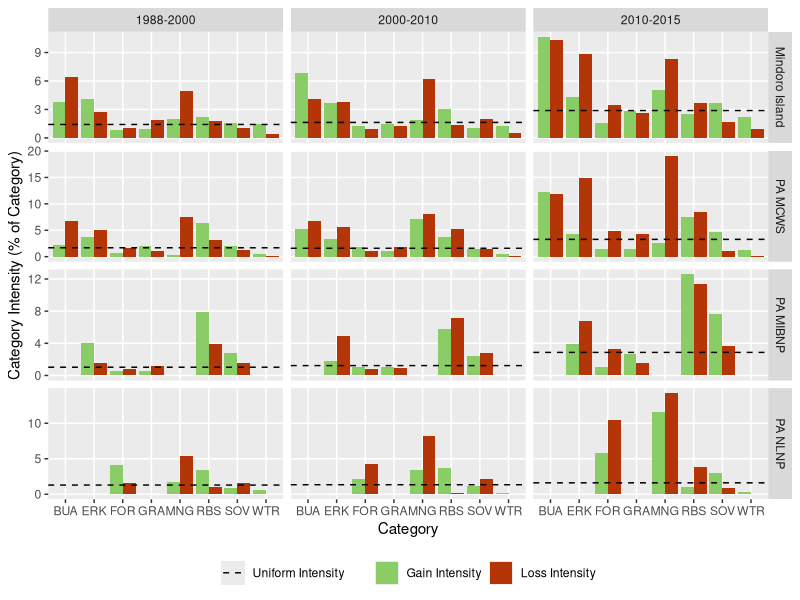

Reproduce this figure in R.
# Script Description --------------------
# This R script generates barplots using ggplot2 package to visualise the category level
# intensity analysis of changes in Mindoro Island, Philippines derived from land cover
# classification of Landsat data for three time-intervals: 1988-2000, 2000-2010, and
# 2010-2015. Intensity analysis was calculated using an Excel spreadsheet with a VBA macro
# (see https://sites.google.com/site/intensityanalysis/). The domain of analysis is
# Mindoro Island. 
#
# Script By:      Jose Don T De Alban
# Date Created:   13 Mar 2018
# Last Modified:  17 Aug 2019

# Set Working Directory -------------------
setwd("/Users/dondealban/Dropbox/Research/Mindoro/intensity analysis/")

# Load Libraries --------------------------
library(tidyverse)
library(readxl)

# Read Input Data -------------------------

# Read interval level XLSX data file, convert to data frame, and store into variable
dfMINDRg <- as.data.frame(read_excel("Category_Level_Intensity_Analysis_ALL.xlsx", sheet="Gain_Mindoro"))
dfMINDRl <- as.data.frame(read_excel("Category_Level_Intensity_Analysis_ALL.xlsx", sheet="Loss_Mindoro"))
dfMCWSg  <- as.data.frame(read_excel("Category_Level_Intensity_Analysis_ALL.xlsx", sheet="Gain_MCWS"))
dfMCWSl  <- as.data.frame(read_excel("Category_Level_Intensity_Analysis_ALL.xlsx", sheet="Loss_MCWS"))
dfMIBNPg <- as.data.frame(read_excel("Category_Level_Intensity_Analysis_ALL.xlsx", sheet="Gain_MIBNP"))
dfMIBNPl <- as.data.frame(read_excel("Category_Level_Intensity_Analysis_ALL.xlsx", sheet="Loss_MIBNP"))
dfNLNPg  <- as.data.frame(read_excel("Category_Level_Intensity_Analysis_ALL.xlsx", sheet="Gain_NLNP"))
dfNLNPl  <- as.data.frame(read_excel("Category_Level_Intensity_Analysis_ALL.xlsx", sheet="Loss_NLNP"))

# Clean and Subset Data -------------------

# 1. Select columns: include all columns except Category ID
subMINDRg <- subset(dfMINDRg, select=c(1,3:11))
subMINDRl <- subset(dfMINDRl, select=c(1,3:11))
subMCWSg  <- subset(dfMCWSg, select=c(1,3:11))
subMCWSl  <- subset(dfMCWSl, select=c(1,3:11))
subMIBNPg <- subset(dfMIBNPg, select=c(1,3:11)) 
subMIBNPl <- subset(dfMIBNPl, select=c(1,3:11))
subNLNPg  <- subset(dfNLNPg, select=c(1,3:11)) 
subNLNPl  <- subset(dfNLNPl, select=c(1,3:11))

# *Remove classes: MNG, BUA, WTR for this domain of analysis
# Mts Iglit-Baco National Park
remove.list1 <- paste(c("MNG","BUA","WTR"), collapse='|')
subMIBNPg <- subMIBNPg %>% filter(!grepl(remove.list1, subMIBNPg$Category_Name))
subMIBNPl <- subMIBNPl %>% filter(!grepl(remove.list1, subMIBNPl$Category_Name))
# Naujan Lake National Park
remove.list2 <- paste(c("GRA","BUA","ERK"), collapse='|')
subNLNPg <- subNLNPg %>% filter(!grepl(remove.list2, subNLNPg$Category_Name))
subNLNPl <- subNLNPl %>% filter(!grepl(remove.list2, subNLNPl$Category_Name))

# 2. Add Change Type column
# Mindoro Island
type1a <- rep("Gain", nrow(subMINDRg))
type2a <- rep("Loss", nrow(subMINDRl))
site1a <- rep("Mindoro Island", nrow(subMINDRg))
site2a <- rep("Mindoro Island", nrow(subMINDRl))
subMINDRg <- cbind(subMINDRg, type1a, site1a)
subMINDRl <- cbind(subMINDRl, type2a, site2a)
# Mt Calavite Wildlife Sanctuary
type1b <- rep("Gain", nrow(subMCWSg))
type2b <- rep("Loss", nrow(subMCWSl))
site1b <- rep("PA MCWS", nrow(subMCWSg))
site2b <- rep("PA MCWS", nrow(subMCWSl))
subMCWSg <- cbind(subMCWSg, type1b, site1b)
subMCWSl <- cbind(subMCWSl, type2b, site2b)
# Mts Iglit-Baco National Park
type1c <- rep("Gain", nrow(subMIBNPg))
type2c <- rep("Loss", nrow(subMIBNPl))
site1c <- rep("PA MIBNP", nrow(subMIBNPg))
site2c <- rep("PA MIBNP", nrow(subMIBNPl))
subMIBNPg <- cbind(subMIBNPg, type1c, site1c)
subMIBNPl <- cbind(subMIBNPl, type2c, site2c)
# Naujan Lake National Park
type1d <- rep("Gain", nrow(subNLNPg))
type2d <- rep("Loss", nrow(subNLNPl))
site1d <- rep("PA NLNP", nrow(subNLNPg))
site2d <- rep("PA NLNP", nrow(subNLNPl))
subNLNPg <- cbind(subNLNPg, type1d, site1d)
subNLNPl <- cbind(subNLNPl, type2d, site2d)

# 3. Reorder columns before renaming
subMINDRg <- subMINDRg[,c(1:2,11,12,3:10)]
subMINDRl <- subMINDRl[,c(1:2,11,12,3:10)]
subMCWSg  <- subMCWSg[,c(1:2,11,12,3:10)]
subMCWSl  <- subMCWSl[,c(1:2,11,12,3:10)]
subMIBNPg <- subMIBNPg[,c(1:2,11,12,3:10)]
subMIBNPl <- subMIBNPl[,c(1:2,11,12,3:10)]
subNLNPg  <- subNLNPg[,c(1:2,11,12,3:10)]
subNLNPl  <- subNLNPl[,c(1:2,11,12,3:10)]

# 4. Change column names for easier reference
# Note the following description of category level column names
# ColA - Years of Time Interval
# ColB - Category Name
# ColC - Change Type
# ColD - Study Area/Site
# ColE - Observed Annual Loss/Gain [number of elements]
# ColF - Loss/Gain Intensity [percent of t1/t2 category]
# ColG - Uniform Intensity [percent of interval domain]
# ColH - Uniform Annual Loss/Gain [number of elements]
# ColI - Hypothesized Annual Error [number of elements]
# ColJ - Commission Intensity [percent of t1/t2 category]
# ColK - Omission Intensity [percent of t1/t2 category]
# ColL - Hypothesized t1/t2 Error [percent of interval domain]

list <- c("ColA","ColB","ColC","ColD","ColE","ColF","ColG","ColH","ColI","ColJ","ColK","ColL")
colnames(subMINDRg) <- c(list)
colnames(subMINDRl) <- c(list)
colnames(subMCWSg)  <- c(list)
colnames(subMCWSl)  <- c(list)
colnames(subMIBNPg) <- c(list)
colnames(subMIBNPl) <- c(list)
colnames(subNLNPg)  <- c(list)
colnames(subNLNPl)  <- c(list)

# 6. Combine separate Loss and Gain datasets into one dataframe
catALL <- rbind(subMINDRg, subMINDRl, subMCWSg, subMCWSl, subMIBNPg, subMIBNPl, subNLNPg, subNLNPl)

# 7. Replace "Undefined" cells as 0 and convert ColF and ColK to numeric data types
#catALL[catALL=="Undefined"] <- 0
catALL <- transform(catALL, ColF = as.numeric(ColF), ColK = as.numeric(ColK))

# Generate Plots ------------------------

# Plot 1: Gain and Loss Intensities only
plotCAT <- ggplot() + geom_bar(data=catALL, aes(x=ColB, y=ColF, fill=ColC), stat="identity", position=position_dodge())
plotCAT <- plotCAT  + geom_hline(data=catALL, aes(yintercept=ColG, colour="#000000"), linetype="dashed") # Uniform line
plotCAT <- plotCAT  + facet_grid(ColD ~ ColA, scales="free_y")
plotCAT <- plotCAT  + labs(x="Category", y="Category Intensity (% of Category)")
plotCAT <- plotCAT  + scale_fill_manual(values=c("#8acd66","#b43507"), labels=c("Gain Intensity","Loss Intensity"))
plotCAT <- plotCAT  + scale_colour_manual(values=c("#000000"), labels=c("Uniform Intensity"))
plotCAT <- plotCAT  + theme(panel.grid.minor=element_blank())
plotCAT <- plotCAT  + theme(legend.position="bottom", legend.box="horizontal", legend.title=element_blank())

# Save Outputs --------------------------

# Output boxplots to a PDF file
ggsave(plotCAT, file="Category-Level-Intensity-Analysis_Mindoro.pdf", width=25, height=25, units="cm", dpi=300)
